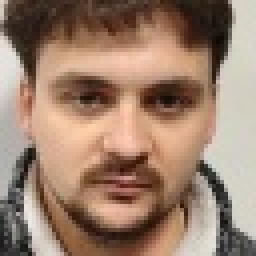
#> input picture ressource/dataset/croppedfaces64/face004.jpg, 64 x 64 px, given in place of face001.jpg, which was not available (shown 4 times larger)
$ python true.py
#> lines starting #> are read from the running program, lines starting #| are printed output that depends on the picture; pictures that were not available may be replaced by others from this repository, and a replacement may not be noted
import matplotlib.pyplot as plt
import numpy as np
import os
import scipy.io
import sys
import cv2

n = 94

imgs =[]
#revoir calcul dimension pour tenir dans la mémoire en local
i =5

#face 1 a 99
for i in range(1,n+1):
    stri = 'ressource/dataset/croppedfaces64/face'+format(i, '03d')+'.jpg'
    img =cv2.imread(stri)
#> img is the input picture: shape (64, 64, 3); mean B, G, R 109.4, 128, 156.1
    gray = cv2.cvtColor(img, cv2.COLOR_BGR2GRAY)
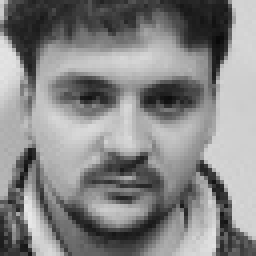
#> gray: shape (64, 64) (shown 4 times larger); min 9, max 232, mean 134.3
    gray = np.ndarray.flatten(gray)
#> gray = 4096 values, max 232 at index 3399, min 9 at index 694, mean 134.3
    imgs.append(gray)
#> pass 2 of the loop `for i in range(1,n+1):`:
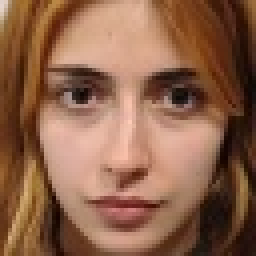
#> input picture ressource/dataset/croppedfaces64/face007.jpg, 64 x 64 px, given in place of face002.jpg, which was not available (shown 4 times larger)
#> img is the input picture: shape (64, 64, 3); mean B, G, R 73.9, 98.4, 141.3
#> `gray = cv2.cvtColor(img, cv2.COLOR_BGR2GRAY)`:
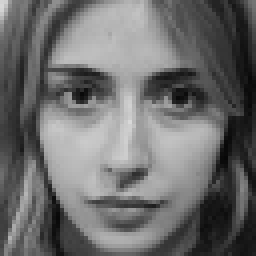
#> gray: shape (64, 64) (shown 4 times larger); min 7, max 216, mean 108.4
#> `gray = np.ndarray.flatten(gray)`: gray = 4096 values, max 216 at index 1952, min 7 at index 2552, mean 108.4
#> (the run stopped early here; a loop or call above may not have finished)
